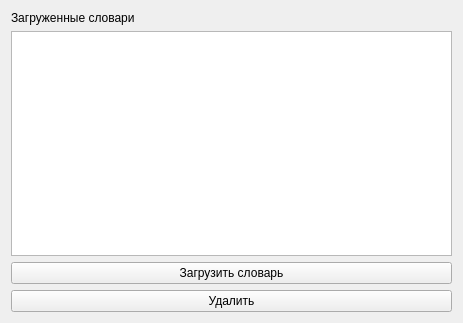
<?xml version="1.0" encoding="UTF-8"?>
<ui version="4.0">
 <class>SynControllerWidget</class>
 <widget class="QWidget" name="SynControllerWidget">
  <property name="geometry">
   <rect>
    <x>0</x>
    <y>0</y>
    <width>463</width>
    <height>323</height>
   </rect>
  </property>
  <property name="minimumSize">
   <size>
    <width>300</width>
    <height>200</height>
   </size>
  </property>
  <property name="windowTitle">
   <string>Synonimizer control</string>
  </property>
  <layout class="QGridLayout" name="gridLayout">
   <item row="0" column="0">
    <widget class="QLabel" name="label">
     <property name="text">
      <string>Загруженные словари</string>
     </property>
    </widget>
   </item>
   <item row="1" column="0">
    <widget class="QListWidget" name="openedDictsListWid"/>
   </item>
   <item row="2" column="0">
    <widget class="QPushButton" name="loadDictBtn">
     <property name="text">
      <string>Загрузить словарь</string>
     </property>
    </widget>
   </item>
   <item row="3" column="0">
    <widget class="QPushButton" name="deleteDictBtn">
     <property name="text">
      <string>Удалить</string>
     </property>
    </widget>
   </item>
  </layout>
 </widget>
 <resources/>
 <connections/>
</ui>
